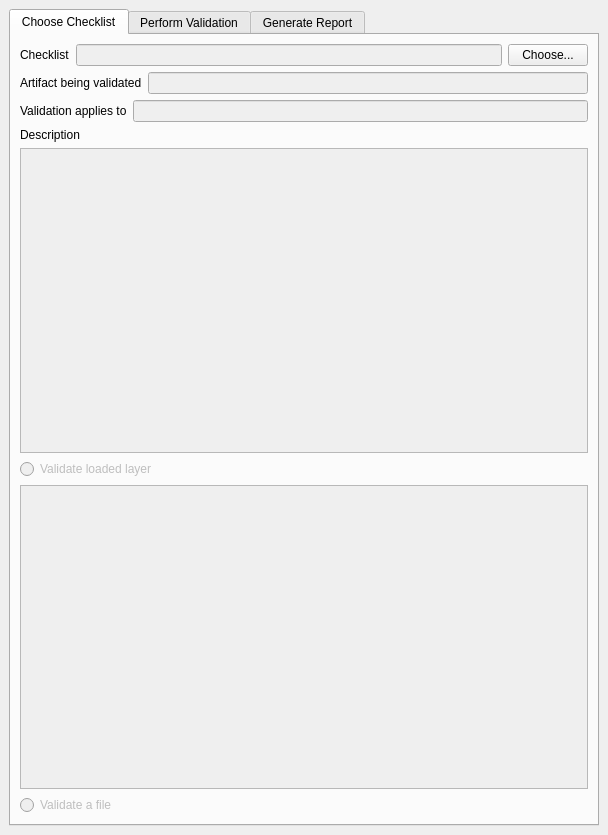
<?xml version="1.0" encoding="UTF-8"?>
<ui version="4.0">
 <class>DockWidget</class>
 <widget class="QDockWidget" name="DockWidget">
  <property name="geometry">
   <rect>
    <x>0</x>
    <y>0</y>
    <width>608</width>
    <height>835</height>
   </rect>
  </property>
  <property name="windowTitle">
   <string>Dataset QA Workbench</string>
  </property>
  <widget class="QWidget" name="dockWidgetContents">
   <layout class="QVBoxLayout" name="verticalLayout">
    <item>
     <widget class="QTabWidget" name="tab_widget">
      <property name="currentIndex">
       <number>0</number>
      </property>
      <widget class="QWidget" name="choose_checklist_tab">
       <attribute name="title">
        <string>Choose Checklist</string>
       </attribute>
       <layout class="QVBoxLayout" name="verticalLayout_4">
        <item>
         <layout class="QHBoxLayout" name="horizontalLayout">
          <item>
           <widget class="QLabel" name="label_2">
            <property name="text">
             <string>Checklist</string>
            </property>
           </widget>
          </item>
          <item>
           <widget class="QLineEdit" name="checklist_name_le">
            <property name="enabled">
             <bool>false</bool>
            </property>
            <property name="readOnly">
             <bool>true</bool>
            </property>
           </widget>
          </item>
          <item>
           <widget class="QPushButton" name="choose_checklist_pb">
            <property name="text">
             <string>Choose...</string>
            </property>
           </widget>
          </item>
         </layout>
        </item>
        <item>
         <layout class="QHBoxLayout" name="horizontalLayout_2">
          <item>
           <widget class="QLabel" name="label">
            <property name="text">
             <string>Artifact being validated</string>
            </property>
           </widget>
          </item>
          <item>
           <widget class="QLineEdit" name="checklist_artifacts_le">
            <property name="enabled">
             <bool>false</bool>
            </property>
            <property name="readOnly">
             <bool>true</bool>
            </property>
           </widget>
          </item>
         </layout>
        </item>
        <item>
         <layout class="QHBoxLayout" name="horizontalLayout_3">
          <item>
           <widget class="QLabel" name="label_4">
            <property name="text">
             <string>Validation applies to</string>
            </property>
           </widget>
          </item>
          <item>
           <widget class="QLineEdit" name="checklist_types_le">
            <property name="enabled">
             <bool>false</bool>
            </property>
            <property name="readOnly">
             <bool>true</bool>
            </property>
           </widget>
          </item>
         </layout>
        </item>
        <item>
         <widget class="QLabel" name="label_3">
          <property name="text">
           <string>Description</string>
          </property>
         </widget>
        </item>
        <item>
         <widget class="QTextEdit" name="checklist_description_te">
          <property name="enabled">
           <bool>false</bool>
          </property>
          <property name="readOnly">
           <bool>true</bool>
          </property>
         </widget>
        </item>
        <item>
         <widget class="QRadioButton" name="validate_layer_rb">
          <property name="enabled">
           <bool>false</bool>
          </property>
          <property name="text">
           <string>Validate loaded layer</string>
          </property>
         </widget>
        </item>
        <item>
         <widget class="QListView" name="layer_chooser_lv">
          <property name="enabled">
           <bool>false</bool>
          </property>
         </widget>
        </item>
        <item>
         <layout class="QHBoxLayout" name="horizontalLayout_4">
          <item>
           <widget class="QRadioButton" name="validate_file_rb">
            <property name="enabled">
             <bool>false</bool>
            </property>
            <property name="text">
             <string>Validate a file</string>
            </property>
           </widget>
          </item>
          <item>
           <widget class="QgsFileWidget" name="file_chooser">
            <property name="enabled">
             <bool>false</bool>
            </property>
           </widget>
          </item>
         </layout>
        </item>
       </layout>
      </widget>
      <widget class="QWidget" name="perform_validation_tab">
       <attribute name="title">
        <string>Perform Validation</string>
       </attribute>
       <layout class="QVBoxLayout" name="verticalLayout_3">
        <item>
         <widget class="QLabel" name="label_5">
          <property name="text">
           <string>Checklist items</string>
          </property>
         </widget>
        </item>
        <item>
         <widget class="MyTreeView" name="checklist_checks_tv"/>
        </item>
        <item>
         <layout class="QHBoxLayout" name="horizontalLayout_5">
          <item>
           <widget class="QPushButton" name="automate_all_checks_pb">
            <property name="text">
             <string>Automate all checks</string>
            </property>
           </widget>
          </item>
          <item>
           <spacer name="horizontalSpacer">
            <property name="orientation">
             <enum>Qt::Horizontal</enum>
            </property>
            <property name="sizeHint" stdset="0">
             <size>
              <width>40</width>
              <height>20</height>
             </size>
            </property>
           </spacer>
          </item>
          <item>
           <widget class="QPushButton" name="clear_checks_pb">
            <property name="text">
             <string>Clear all checks</string>
            </property>
           </widget>
          </item>
         </layout>
        </item>
       </layout>
      </widget>
      <widget class="QWidget" name="generate_report_tab">
       <attribute name="title">
        <string>Generate Report</string>
       </attribute>
       <layout class="QVBoxLayout" name="verticalLayout_2">
        <item>
         <widget class="QLabel" name="label_7">
          <property name="text">
           <string>Report</string>
          </property>
         </widget>
        </item>
        <item>
         <widget class="QTextEdit" name="report_te">
          <property name="readOnly">
           <bool>true</bool>
          </property>
         </widget>
        </item>
        <item>
         <layout class="QHBoxLayout" name="horizontalLayout_7">
          <item>
           <widget class="QPushButton" name="run_post_validation_pb">
            <property name="text">
             <string>Run post validation</string>
            </property>
           </widget>
          </item>
          <item>
           <widget class="QPushButton" name="configure_and_run_post_validation_pb">
            <property name="text">
             <string>Configure and run post validation...</string>
            </property>
           </widget>
          </item>
         </layout>
        </item>
        <item>
         <widget class="QPushButton" name="add_report_to_layer_metadata_pb">
          <property name="text">
           <string>Add validation report to layer metadata</string>
          </property>
         </widget>
        </item>
        <item>
         <layout class="QHBoxLayout" name="horizontalLayout_6">
          <item>
           <widget class="QLabel" name="label_6">
            <property name="text">
             <string>Save validation report to</string>
            </property>
           </widget>
          </item>
          <item>
           <widget class="QgsFileWidget" name="save_report_fw">
            <property name="fileWidgetButtonVisible">
             <bool>true</bool>
            </property>
            <property name="storageMode">
             <enum>QgsFileWidget::SaveFile</enum>
            </property>
           </widget>
          </item>
          <item>
           <widget class="QPushButton" name="save_report_pb">
            <property name="text">
             <string>Save</string>
            </property>
           </widget>
          </item>
         </layout>
        </item>
       </layout>
      </widget>
     </widget>
    </item>
   </layout>
  </widget>
 </widget>
 <customwidgets>
  <customwidget>
   <class>QgsFileWidget</class>
   <extends>QWidget</extends>
   <header>qgsfilewidget.h</header>
  </customwidget>
  <customwidget>
   <class>MyTreeView</class>
   <extends>QTreeView</extends>
   <header>dataset_qa_workbench.datasetqaworkbench.models.h</header>
  </customwidget>
 </customwidgets>
 <resources/>
 <connections/>
</ui>
